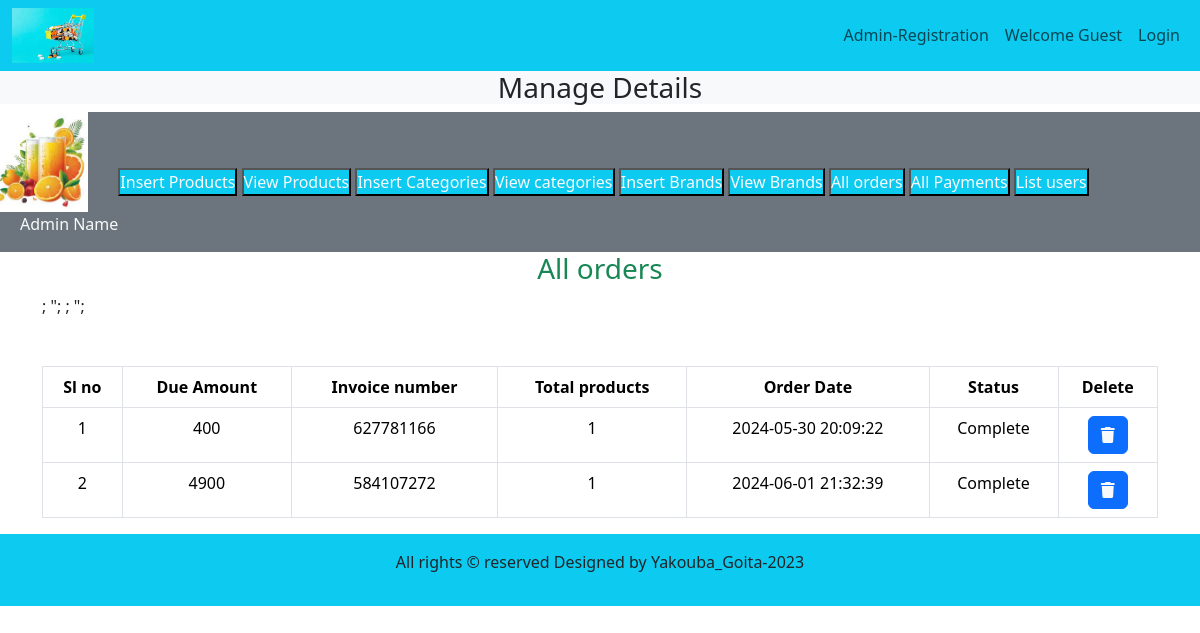
The page /admin_area/index.php?list_orders on the database its author committed.
### tables this page shows
CREATE TABLE `user_orders` (
  `order_id` int(11) NOT NULL,
  `user_id` int(11) NOT NULL,
  `amount_due` int(255) NOT NULL,
  `invoice_number` int(255) NOT NULL,
  `total_products` int(11) NOT NULL,
  `order_date` timestamp NOT NULL DEFAULT current_timestamp() ON UPDATE current_timestamp(),
  `order_status` varchar(255) NOT NULL
);

### admin_area/list_orders.php (the view, shortened to what this page needs)
<h3 class="text-center text-success">All orders</h3>
<table class="table table-bordered mt-5">
    <thead class="bg-info">
<?php
$get_orders="Select * from `user_orders`";
$result=mysqli_query($con, $get_orders);
$row_count=mysqli_num_rows($result);
echo" <tr class='text-center'>
<th>Sl no</th>
<th>Due Amount</th>
<th>Invoice number</th>
<th>Total products</th>
<th>Order Date</th>
<th>Status</th>
<th>Delete</th>
</tr>
</thead>
<tbody class='bg-secondary text-light text-center'>";
if($row_count==0){
   echo "<h2 class='bg-danger' text-center mt-5>No orders yet</h2>";
}else{
    $number=0;
    while($row_data=mysqli_fetch_assoc($result)){
        $order_id=$row_data['order_id'];
        $amount_due=$row_data['amount_due'];
        $invoice_number=$row_data['invoice_number'];
        $total_products=$row_data['total_products'];
        $order_date=$row_data['order_date'];
        $order_status=$row_data['order_status'];
        $number++;
        echo"<tr>
        <td>$number</td>
        <td>$amount_due</td>
        <td>$invoice_number</td>
        <td>$total_products</td>
        <td>$order_date</td>
        <td>$order_status</td>";
        ?>
        <td><a href='index.php?delete_orders=<?php echo $order_id ?>' type="button"
         class="btn btn-primary text-light" data-toggle="modal" data-target="#exampleModal">
        <i class='fa-solid  fa-trash'></i></a></td>;
    </tr>";
    <?php
    }
}
?>
    </tbody>
</table>

### style.css (style rules this page uses)
* { margin:0; padding:0; box-sizing: border-box; }

### rows shown on the page
user_orders: amount_due "400", invoice_number "627781166", total_products "1", order_date "2024-05-30 20:09:22", order_status "Complete"
user_orders: amount_due "4900", invoice_number "584107272", total_products "1", order_date "2024-06-01 21:32:39", order_status "Complete"
